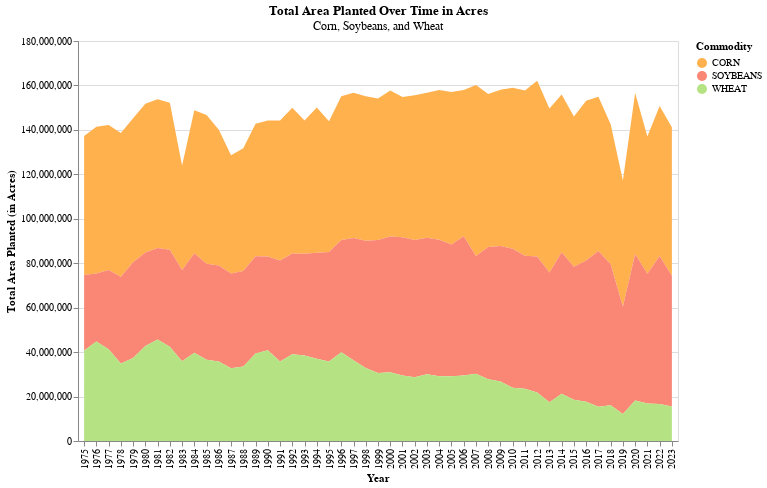

Write notebook code for a chart like this one.
### Markdown cell above
## Total Area Planted

### Code cell
db_name = 'field_crops.db'
table = 'midwest_area_planted_cleaned'

query = f"""
Select 
    commodity_desc,
    year, 
    sum(value) as total_area_planted,
    count(*) as num_counties
from {table} 
where short_desc != 'CORN, SILAGE - PRODUCTION, MEASURED IN TONS'
and asd_code != 99
and county_ansi != ""
and year >= 1975
group by 
    commodity_desc, year
"""

conn = sqlite3.connect(db_name) 
result = pd.read_sql(query, conn)

chart = alt.Chart(result).mark_area().encode(
    x=alt.X('year:O', axis=alt.Axis(title='Year')),
    y=alt.Y('total_area_planted:Q', axis=alt.Axis(title='Total Area Planted (in Acres)')),
    color=alt.Color('commodity_desc:N', scale=color_scale, legend=alt.Legend(title="Commodity"))   
    ).properties(
        title=alt.TitleParams(
            text='Total Area Planted Over Time in Acres',
            subtitle='Corn, Soybeans, and Wheat',
            anchor='middle'
        ),
        width=600,
        height=400
    )

chart

### Figure 1 — Vega-Lite specification as saved in the notebook (floating-point values rounded to 4 significant figures; data arrays with more than 128 entries replaced by an {"elided": "..."} marker saying what was removed)
{"config": {"view": {"continuousWidth": 300, "continuousHeight": 300}}, "data": {"name": "data-47f6a8b3e1af886f6752ad1953758086"}, "mark": {"type": "area"}, "encoding": {"color": {"field": "commodity_desc", "legend": {"title": "Commodity"}, "scale": {"domain": ["CORN", "SOYBEANS", "WHEAT"], "range": ["#FFB14E", "#FA8775", "#B5E384"]}, "type": "nominal"}, "x": {"axis": {"title": "Year"}, "field": "year", "type": "ordinal"}, "y": {"axis": {"title": "Total Area Planted (in Acres)"}, "field": "total_area_planted", "type": "quantitative"}}, "height": 400, "title": {"text": "Total Area Planted Over Time in Acres", "anchor": "middle", "subtitle": "Corn, Soybeans, and Wheat"}, "width": 600, "$schema": "https://vega.github.io/schema/vega-lite/v5.20.1.json", "datasets": {"data-47f6a8b3e1af886f6752ad1953758086": {"elided": "147 records"}}}
